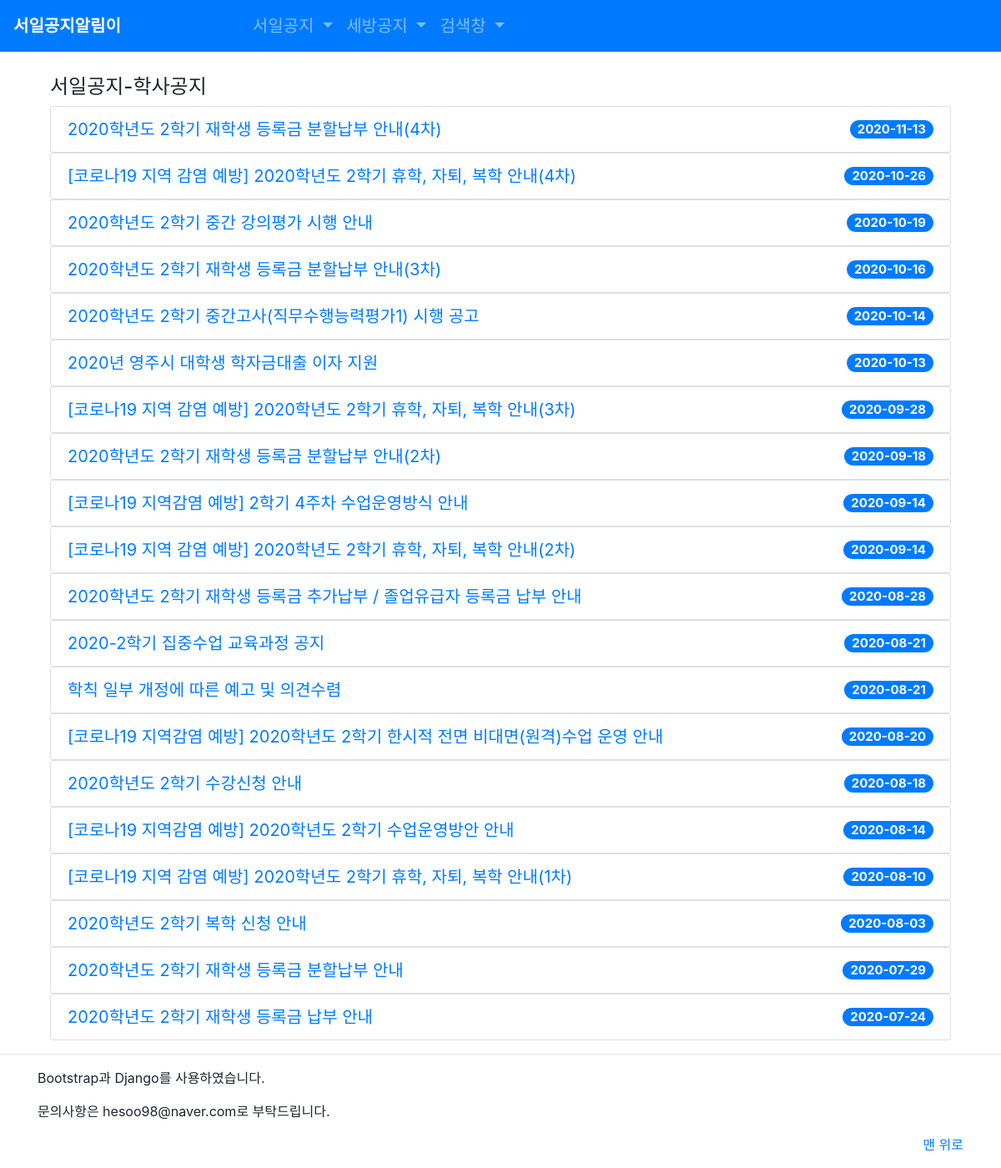
The page /seoilNotice/bachelor on the database its author committed.
### seoilNotice/models.py (models this page shows, shortened)
class BachelorNotice(models.Model):
    title = models.CharField(max_length=200)
    date = models.CharField(max_length=20)
    url = models.URLField()

### seoilNotice/views.py (the view)
# urls.py: path('bachelor', BachelorNoticeListView.as_view(), name='bachelor'),
class BachelorNoticeListView(ListView):
    model = BachelorNotice
    context_object_name = 'bachelor'

### seoilNotice/templates/seoilNotice/bachelornotice_list.html (shortened to what this page needs)
{% extends 'base.html' %}
{% load static %}
{% block content %}
<div class="container">
  <h4>서일공지-학사공지</h4>
  {% for notice in bachelor %}
    <div>
      <ul class="list-group">
        <li class="list-group-item d-flex justify-content-between align-items-center">
          <a href='{{ notice.url }}' target="_blank">{{ notice.title }}</a>
          <span class="badge badge-primary badge-pill">{{notice.date}}</span>
        </li>
      </ul>
    </div>
    {% endfor %}
</div>
{% endblock content%}

### seoilNotice/templates/seoilNotice/bachelornotice_list.html (style rules this page uses)
ul { list-style:none; padding-left:0px; }
li { font-size:20px; }

### rows shown on the page
BachelorNotice: title "2020학년도 2학기 재학생 등록금 분할납부 안내(4차)", date "2020-11-13"
BachelorNotice: title "[코로나19 지역 감염 예방] 2020학년도 2학기 휴학, 자퇴, 복학 안내(4차)", date "2020-10-26"
BachelorNotice: title "2020학년도 2학기 중간 강의평가 시행 안내", date "2020-10-19"
BachelorNotice: title "2020학년도 2학기 재학생 등록금 분할납부 안내(3차)", date "2020-10-16"
BachelorNotice: title "2020학년도 2학기 중간고사(직무수행능력평가1) 시행 공고", date "2020-10-14"
BachelorNotice: title "2020년 영주시 대학생 학자금대출 이자 지원", date "2020-10-13"
BachelorNotice: title "[코로나19 지역 감염 예방] 2020학년도 2학기 휴학, 자퇴, 복학 안내(3차)", date "2020-09-28"
BachelorNotice: title "2020학년도 2학기 재학생 등록금 분할납부 안내(2차)", date "2020-09-18"
BachelorNotice: title "[코로나19 지역감염 예방] 2학기 4주차 수업운영방식 안내", date "2020-09-14"
BachelorNotice: title "[코로나19 지역 감염 예방] 2020학년도 2학기 휴학, 자퇴, 복학 안내(2차)", date "2020-09-14"
BachelorNotice: title "2020학년도 2학기 재학생 등록금 추가납부 / 졸업유급자 등록금 납부 안내", date "2020-08-28"
BachelorNotice: title "2020-2학기 집중수업 교육과정 공지", date "2020-08-21"
BachelorNotice: title "학칙 일부 개정에 따른 예고 및 의견수렴", date "2020-08-21"
BachelorNotice: title "[코로나19 지역감염 예방] 2020학년도 2학기 한시적 전면 비대면(원격)수업 운영 안내", date "2020-08-20"
BachelorNotice: title "2020학년도 2학기 수강신청 안내", date "2020-08-18"
BachelorNotice: title "[코로나19 지역감염 예방] 2020학년도 2학기 수업운영방안 안내", date "2020-08-14"
BachelorNotice: title "[코로나19 지역 감염 예방] 2020학년도 2학기 휴학, 자퇴, 복학 안내(1차)", date "2020-08-10"
BachelorNotice: title "2020학년도 2학기 복학 신청 안내", date "2020-08-03"
BachelorNotice: title "2020학년도 2학기 재학생 등록금 분할납부 안내", date "2020-07-29"
BachelorNotice: title "2020학년도 2학기 재학생 등록금 납부 안내", date "2020-07-24"
